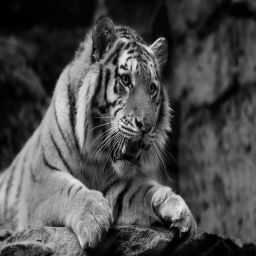
#> input picture Assign8 - FractalImageCompression/tiger.gif, 256 x 256 px
$ python fractal.py
#> lines starting #> are read from the running program, lines starting #| are printed output that depends on the picture
#> in test_greyscale, img is the input picture: shape (256, 256, 4); mean R, G, B, A 74.8, 74.8, 74.8, 255
import matplotlib.pyplot as plt
import matplotlib.image as mpimg
from scipy import ndimage
from scipy import optimize
import numpy as np
import math

# Manipulate channels

def get_greyscale_image(img):
    return np.mean(img[:,:,:2], 2)

def extract_rgb(img):
    return img[:,:,0], img[:,:,1], img[:,:,2]

def assemble_rbg(img_r, img_g, img_b):
    shape = (img_r.shape[0], img_r.shape[1], 1)
    return np.concatenate((np.reshape(img_r, shape), np.reshape(img_g, shape),
        np.reshape(img_b, shape)), axis=2)

# Transformations

def reduce(img, factor):
#> called with factor = 4
    result = np.zeros((img.shape[0] // factor, img.shape[1] // factor))
    for i in range(result.shape[0]):
        for j in range(result.shape[1]):
            result[i,j] = np.mean(img[i*factor:(i+1)*factor,j*factor:(j+1)*factor])
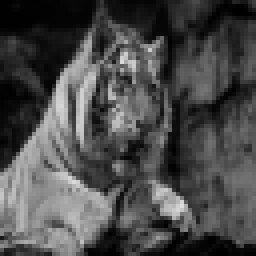
#> result: shape (64, 64) float64 (shown 4 times larger); min 0, max 221.8, mean 74.8
    return result

def rotate(img, angle):
    return ndimage.rotate(img, angle, reshape=False)

def flip(img, direction):
    return img[::direction,:]

def apply_transformation(img, direction, angle, contrast=1.0, brightness=0.0):
    return contrast*rotate(flip(img, direction), angle) + brightness

# Contrast and brightness

def find_contrast_and_brightness1(D, S):
    # Fix the contrast and only fit the brightness
    contrast = 0.75
    brightness = (np.sum(D - contrast*S)) / D.size
    return contrast, brightness

def find_contrast_and_brightness2(D, S):
    # Fit the contrast and the brightness
    A = np.concatenate((np.ones((S.size, 1)), np.reshape(S, (S.size, 1))), axis=1)
    b = np.reshape(D, (D.size,))
    x, _, _, _ = np.linalg.lstsq(A, b)
    #x = optimize.lsq_linear(A, b, [(-np.inf, -2.0), (np.inf, 2.0)]).x
    return x[1], x[0]

# Compression for greyscale images

def generate_all_transformed_blocks(img, source_size, destination_size, step):
#> called with source_size = 8, destination_size = 4, step = 8
    factor = source_size // destination_size
    transformed_blocks = []
    for k in range((img.shape[0] - source_size) // step + 1):
        for l in range((img.shape[1] - source_size) // step + 1):
            # Extract the source block and reduce it to the shape of a destination block
            S = reduce(img[k*step:k*step+source_size,l*step:l*step+source_size], factor)
            # Generate all possible transformed blocks
            for direction, angle in candidates:
                transformed_blocks.append((k, l, direction, angle, apply_transformation(S, direction, angle)))
#> after the loop, transformed_blocks = 512 items
    return transformed_blocks

def compress(img, source_size, destination_size, step):
    transformations = []
    transformed_blocks = generate_all_transformed_blocks(img, source_size, destination_size, step)
#> transformed_blocks = 512 items
    i_count = img.shape[0] // destination_size
#> i_count = 16
    j_count = img.shape[1] // destination_size
#> j_count = 16
    for i in range(i_count):
        transformations.append([])
        for j in range(j_count):
            # print("{}/{} ; {}/{}".format(i, i_count, j, j_count))
            transformations[i].append(None)
            min_d = float('inf')
            # Extract the destination block
            D = img[i*destination_size:(i+1)*destination_size,j*destination_size:(j+1)*destination_size]
            # Test all possible transformations and take the best one
            for k, l, direction, angle, S in transformed_blocks:
                contrast, brightness = find_contrast_and_brightness2(D, S)
                S = contrast*S + brightness
                d = np.sum(np.square(D - S))
                if d < min_d:
                    min_d = d
                    transformations[i][j] = (k, l, direction, angle, contrast, brightness)
    return transformations

def decompress(transformations, source_size, destination_size, step, nb_iter=8):
#> called with source_size = 8, destination_size = 4, step = 8, nb_iter = 8
    factor = source_size // destination_size
    height = len(transformations) * destination_size
    width = len(transformations[0]) * destination_size
    iterations = [np.random.randint(0, 256, (height, width))]
    cur_img = np.zeros((height, width))
    for i_iter in range(nb_iter):
        # print(i_iter)
        for i in range(len(transformations)):
            for j in range(len(transformations[i])):
                # Apply transform
                k, l, flip, angle, contrast, brightness = transformations[i][j]
                S = reduce(iterations[-1][k*step:k*step+source_size,l*step:l*step+source_size], factor)
                D = apply_transformation(S, flip, angle, contrast, brightness)
                cur_img[i*destination_size:(i+1)*destination_size,j*destination_size:(j+1)*destination_size] = D
        iterations.append(cur_img)
        cur_img = np.zeros((height, width))
#> cur_img: shape (64, 64) float64; every value is 0
    return iterations

# Compression for color images

def reduce_rgb(img, factor):
    img_r, img_g, img_b = extract_rgb(img)
    img_r = reduce(img_r, factor)
    img_g = reduce(img_g, factor)
    img_b = reduce(img_b, factor)
    return assemble_rbg(img_r, img_g, img_b)

def compress_rgb(img, source_size, destination_size, step):
    img_r, img_g, img_b = extract_rgb(img)
    return [compress(img_r, source_size, destination_size, step), \
        compress(img_g, source_size, destination_size, step), \
        compress(img_b, source_size, destination_size, step)]

def decompress_rgb(transformations, source_size, destination_size, step, nb_iter=8):
    img_r = decompress(transformations[0], source_size, destination_size, step, nb_iter)[-1]
    img_g = decompress(transformations[1], source_size, destination_size, step, nb_iter)[-1]
    img_b = decompress(transformations[2], source_size, destination_size, step, nb_iter)[-1]
    return assemble_rbg(img_r, img_g, img_b)

# Plot
def PSNR(original, compressed):
    mse = np.mean((original - compressed) ** 2)
    if(mse == 0):  # MSE is zero means no noise is present in the signal .
                  # Therefore PSNR have no importance.
        return 100
    max_pixel = 255.0
    psnr = 20 * np.log10(max_pixel / np.sqrt(mse))
    return psnr

def plot_iterations(iterations, target=None):
    # Configure plot
    plt.figure()
    nb_row = math.ceil(np.sqrt(len(iterations)))
    nb_cols = nb_row
    # Plot
    count = 0
    for i, img in enumerate(iterations):
        plt.subplot(nb_row, nb_cols, i+1)
        plt.imshow(img, cmap='gray', vmin=0, vmax=255, interpolation='none')
        if target is None:
            plt.title(str(i))
        else:
            # Display the RMSE
            if (i==8):
                    img1 = mpimg.imread('tiger.gif')
                    img1 = get_greyscale_image(img1)
                    img1 = reduce(img1, 4)
                    value = PSNR(img1,img)
                    print("PSNR value of compressed image with original image will be: ",value)
            plt.title(str(i) + ' (' + '{0:.2f}'.format(np.sqrt(np.mean(np.square(target - img)))) + ')')
        frame = plt.gca()
        frame.axes.get_xaxis().set_visible(False)
        frame.axes.get_yaxis().set_visible(False)

    plt.tight_layout()

# Parameters

directions = [1, -1]
angles = [0, 90, 180, 270]
candidates = [[direction, angle] for direction in directions for angle in angles]

# Tests

def test_greyscale():
    img = mpimg.imread('tiger.gif')
    img = get_greyscale_image(img)
    img = reduce(img, 4)
    plt.figure()
    plt.imshow(img, cmap='gray', interpolation='none')
    transformations = compress(img, 8, 4, 8)
    iterations = decompress(transformations, 8, 4, 8)
    plot_iterations(iterations, img)
    plt.show()
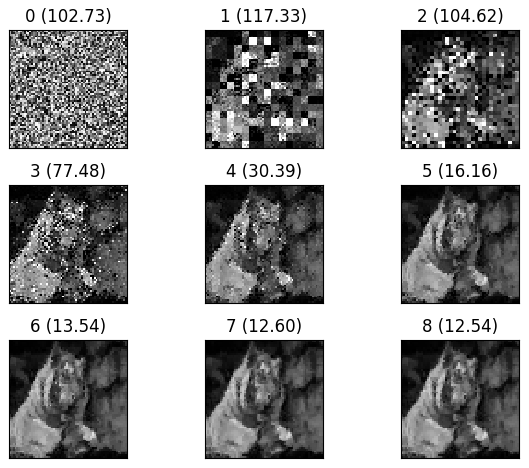
#> figure drawn by matplotlib, 9 panels

def test_rgb():
    img = mpimg.imread('lena.gif')
    img = reduce_rgb(img, 8)
    transformations = compress_rgb(img, 8, 4, 8)
    retrieved_img = decompress_rgb(transformations, 8, 4, 8)
    plt.figure()
    plt.subplot(121)
    plt.imshow(np.array(img).astype(np.uint8), interpolation='none')
    plt.subplot(122)
    plt.imshow(retrieved_img.astype(np.uint8), interpolation='none')
    plt.show()

if __name__ == '__main__':
    test_greyscale()
    #test_rgb()
